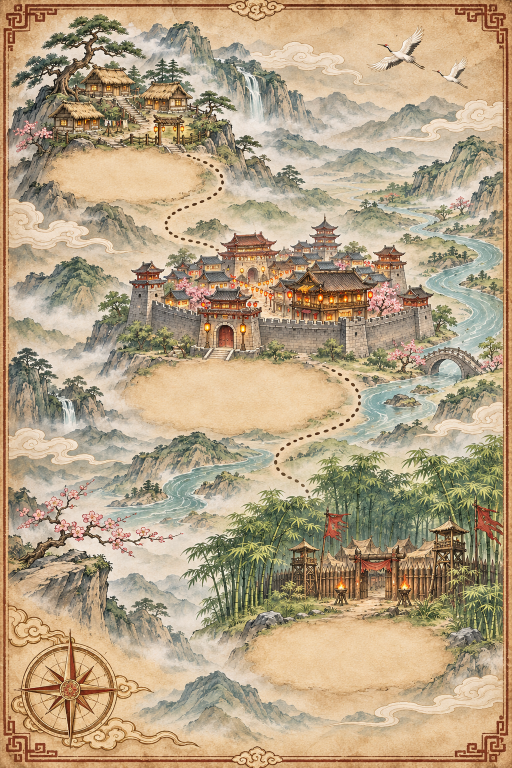
#> input picture art-src/world.png, 1024 x 1536 px, found by its file name (shown at 1/2 size)
$ python wm_gen.py
#> lines starting #> are read from the running program, lines starting #| are printed output that depends on the picture; after the words box and inside, x2 and y2 are one past the last pixel; in counts of white or black regions, pixels touching at a corner belong together
import subprocess, numpy as np, cv2, os
from PIL import Image
CW,CH=2300,2300; KX,KY=638,380
old=Image.open('world.png').convert('RGB'); print(old.size)
#> further down, old is the input picture: PIL image 1024x1536 RGB; mean R, G, B 181.7, 162, 132.5
canvas=np.full((CH,CW,3),(205,205,205),np.uint8); known=np.zeros((CH,CW),bool)
o=np.asarray(old); canvas[KY:KY+o.shape[0],KX:KX+o.shape[1]]=o
M=80; known[KY+M:KY+o.shape[0]-M,KX+M:KX+o.shape[1]-M]=True      # 去掉原图画框
# 三个空白椭圆标签位：检测后扩一圈，当成未知区域
im=cv2.cvtColor(o,cv2.COLOR_RGB2BGR); g=cv2.cvtColor(im,cv2.COLOR_BGR2GRAY).astype(np.float32)
mu=cv2.blur(g,(15,15)); sd=np.sqrt(np.maximum(cv2.blur(g*g,(15,15))-mu*mu,0))
b,gg,r=[im[...,i].astype(int) for i in range(3)]
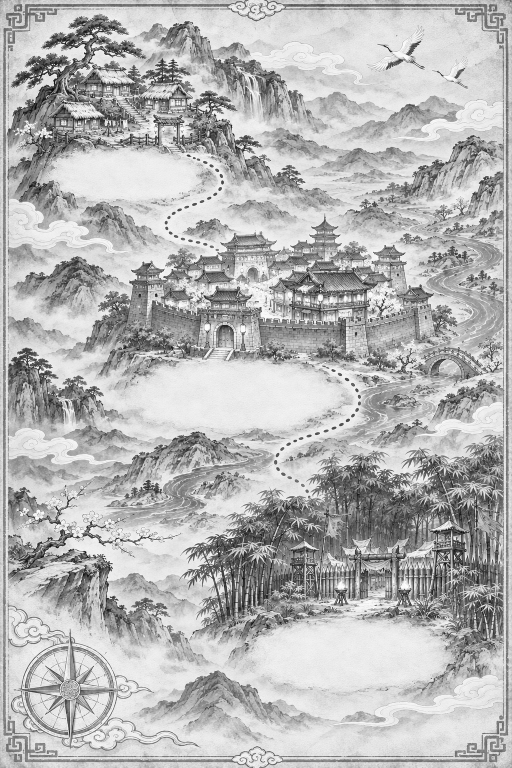
#> r: shape (1536, 1024) int64 (shown at 1/2 size); min 0, max 255, mean 181.7
bm=((sd<5)&(r>205)&(gg>180)&(b>120)&(b<190)&(r-b>35)).astype(np.uint8)
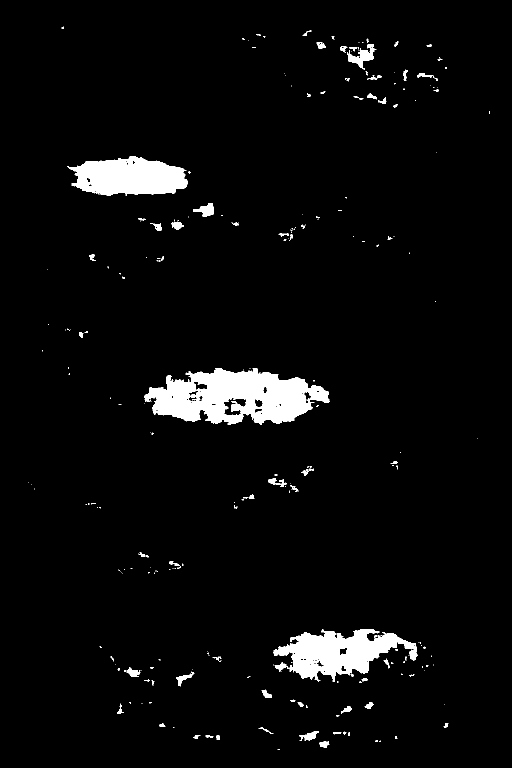
#> bm: shape (1536, 1024) (shown at 1/2 size); values 0 (black) and 1 (white), 4% white; 283 white regions (211 under 20 px), largest, box (x1, y1, x2, y2) and area: (289, 736, 659, 850) 25982, (547, 1259, 835, 1364) 15118, (135, 312, 376, 391) 13564
bm=cv2.morphologyEx(bm,cv2.MORPH_CLOSE,np.ones((9,9),np.uint8)); bm=cv2.morphologyEx(bm,cv2.MORPH_OPEN,np.ones((25,25),np.uint8))
#> after `bm = cv2.morphologyEx(bm, cv2.MORPH_CLOSE, np.ones((9, 9), np.uint8))`: bm: shape (1536, 1024); values 0 (black) and 1 (white), 4.4% white; 143 white regions (74 under 20 px), largest, box (x1, y1, x2, y2) and area: (289, 736, 659, 850) 28336, (547, 1259, 842, 1366) 16830, (135, 312, 381, 391) 13894
#> after `bm = cv2.morphologyEx(bm, cv2.MORPH_OPEN, np.ones((25, 25), np.uint8))`: bm: shape (1536, 1024); values 0 (black) and 1 (white), 3.3% white; 3 white regions, box (x1, y1, x2, y2) and area: (298, 742, 647, 843) 24870, (581, 1262, 794, 1355) 14036, (154, 315, 371, 390) 13502
n,lab,st,cen=cv2.connectedComponentsWithStats(bm); ov=np.zeros((CH,CW),np.uint8); cents=[]
#> after `n, lab, st, cen = cv2.connectedComponentsWithStats(bm)`:
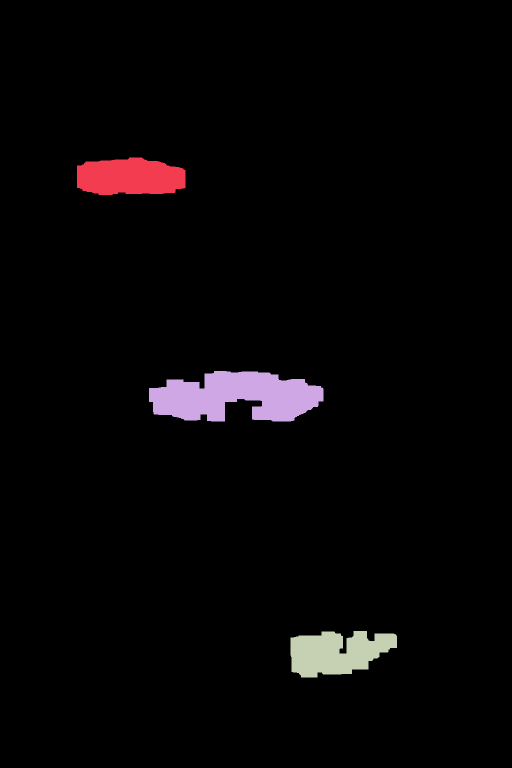
#> lab: shape (1536, 1024) int32 (shown at 1/2 size); 4 distinct labels, from 0 to 3; one colour per label, 0 black
#> after `n, lab, st, cen = cv2.connectedComponentsWithStats(bm)`: n = 4; st = [[0, 0, 1024, 1536, 1520456], [154, 315, 217, 75, 13502], [298, 742, 349, 101, 24870], [581, 1262, 213, 93, 14036]]; cen = [[512.9, 765.8], [259.3, 353.9], [472, 792.8], [673.4, 1305]]
for i in range(1,n):
    if st[i,4]>4000:
        m1=(lab==i).astype(np.uint8); m1=cv2.dilate(m1,cv2.getStructuringElement(cv2.MORPH_ELLIPSE,(61,61)))
        ov[KY:KY+m1.shape[0],KX:KX+m1.shape[1]]|=m1; cents.append((int(cen[i][0])+KX,int(cen[i][1])+KY))
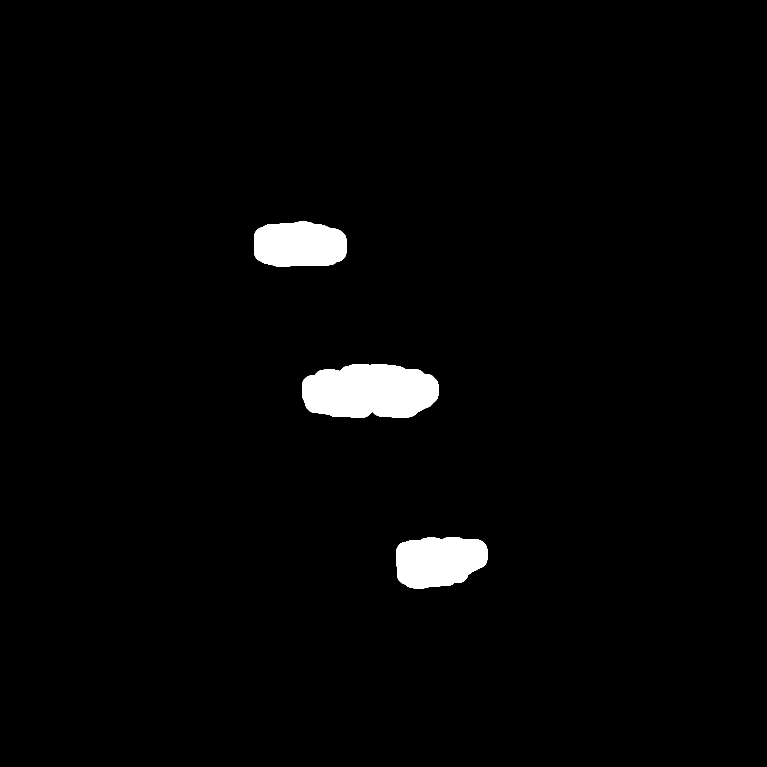
#> ov: shape (2300, 2300) (shown at 1/3 size); values 0 (black) and 1 (white), 2.3% white; 3 white regions, box (x1, y1, x2, y2) and area: (906, 1092, 1315, 1253) 54841, (1189, 1612, 1462, 1765) 34354, (762, 665, 1039, 800) 32248
#> after the loop, cents = [(897, 733), (1109, 1172), (1311, 1684)]
known&=(ov==0); print('ovals',cents,flush=True)
#> after `known &= ov == 0`:
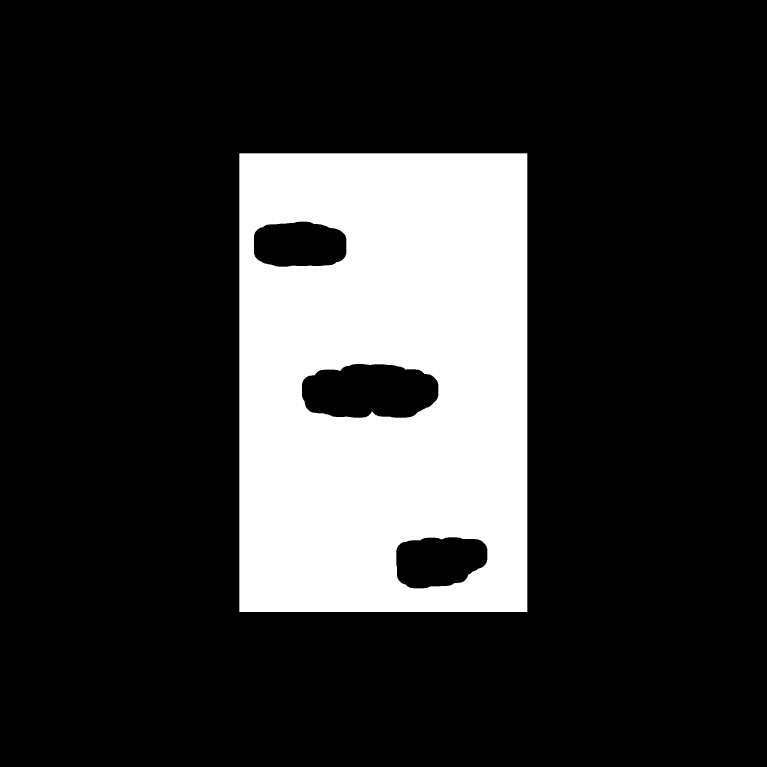
#> known: shape (2300, 2300) bool (shown at 1/3 size); 20.2% white; 1 white region, box (x1, y1, x2, y2) and area: (718, 460, 1582, 1836) 1067421
#| ovals [(897, 733), (1109, 1172), (1311, 1684)]
os.makedirs('wm',exist_ok=True)
BASE="""This image is part of one huge ancient Chinese ink-wash and watercolour world map painted on aged parchment (soft misty mountains, winding rivers bright turquoise-grey, bamboo and pine forests, small thatched hamlets, rocky cliffs, drifting clouds and mist, delicate brush linework, warm beige paper tones). The plain flat grey area is EMPTY: paint it by seamlessly CONTINUING the existing painting in exactly the same art style, colour palette, brush technique, scale of features and level of detail, so the join is invisible. Keep the existing painted part exactly unchanged. Roads or rivers that cross the boundary must continue naturally. The whole frame is filled with painted landscape seen from a high 3/4 bird's-eye view: no frame, no border, no text, no labels, no compass, no seal stamps, no people close-up. """
REG={
'L':"Content for the new area: the far west — layered misty mountain ranges, a tall waterfall, pine forest, a quiet mountain stream valley, a few distant pavilions on cliffs.",
'R':"Content for the new area: the far east — a broad river with a stone arch bridge, rocky peaks with a mountain pass, pine woods, terraced farmland and a distant cliff-top workshop with wooden machinery.",
'T':"Content for the new area: the far north — a high mountain range wrapped in clouds, deep misty gorges with waterfalls, ancient twisted trees and winding mountain paths.",
'B':"Content for the new area: the far south — dense bamboo and pine forests, rocky hills, a winding dirt road, wild grassland and a lake shore, a small hidden temple among bamboo.",
'TL':"Content for the new area: the north-west corner — snowy-tipped misty peaks, cloud sea, cliffs and tall pines.",
'TR':"Content for the new area: the north-east corner — rugged mountains with a sea of clouds, and a distant waterfall.",
'BL':"Content for the new area: the south-west corner — a bamboo grove on cliffs, a quiet pond, mossy rocks, pine trees.",
'BR':"Content for the new area: the south-east corner — green hills, a river meeting a lake, reed beds and a few boats, distant mountains."}
REG['O']="Content for the new area: paint natural scenery here — misty hills, a small pond or stream, pine trees, rocks and drifting mist, matching the surrounding landscape. Do not draw any plaque, frame or flat blank parchment patch."
OV=[]
for i,(cx,cy) in enumerate(cents):
    x=min(max(cx-724,0),CW-1448); y=min(max(cy-543,0),CH-1086); OV.append(('O%d'%i,x,y,1448,1086))
#> this loop made 3 passes
#> (cx, cy, x, y) on passes 1 to 3: (897, 733, 173, 190), (1109, 1172, 385, 629), (1311, 1684, 587, 1141)
#> after the loop, OV = [('O0', 173, 190, 1448, 1086), ('O1', 385, 629, 1448, 1086), ('O2', 587, 1141, 1448, 1086)]
W0=[('L',0,380,1086,1448),('R',1214,380,1086,1448),('T',426,0,1448,1086),('B',426,1214,1448,1086),
   ('TL',0,0,1448,1086),('TR',852,0,1448,1086),('BL',0,1214,1448,1086),('BR',852,1214,1448,1086)]
W=OV+W0
#> W = 11 items, first 6: ('O0', 173, 190, 1448, 1086), ('O1', 385, 629, 1448, 1086), ('O2', 587, 1141, 1448, 1086), ('L', 0, 380, 1086, 1448), ('R', 1214, 380, 1086, 1448), ('T', 426, 0, 1448, 1086)
for name,x,y,w,h in W:
    crop=canvas[y:y+h,x:x+w].copy(); km=known[y:y+h,x:x+w]; crop[~km]=(205,205,205)
#> after `km = known[y:y + h, x:x + w]`:
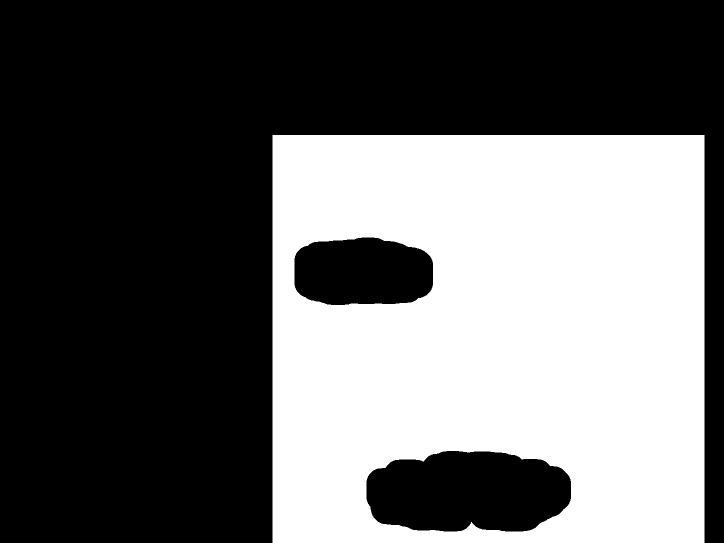
#> km: shape (1086, 1448) bool (shown at 1/2 size); 39.3% white; 1 white region, box (x1, y1, x2, y2) and area: (545, 270, 1409, 1086) 617935
#> after `crop[~km] = (205, 205, 205)`:
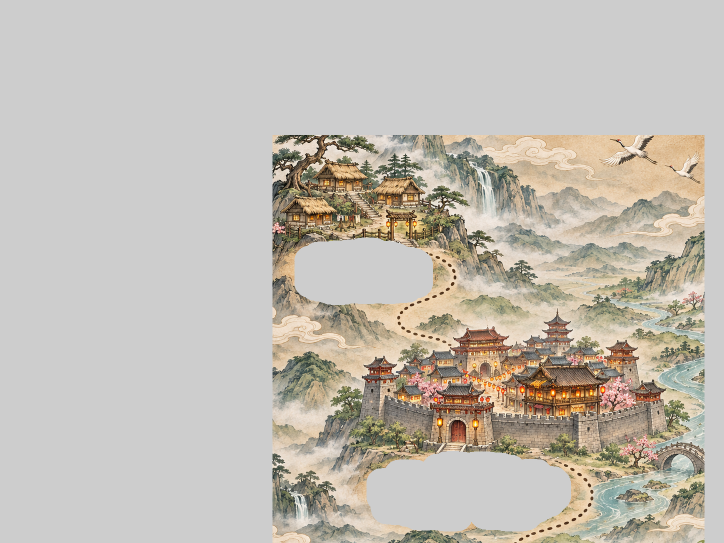
#> crop: shape (1086, 1448, 3) (shown at 1/2 size); mean R, G, B 194.2, 188.3, 179.1
    inp=f'wm/in_{name}.jpg'; Image.fromarray(crop).save(inp,quality=94)
#> after `inp = f'wm/in_{name}.jpg'`: inp = 'wm/in_O0.jpg'
    open(f'wm/p_{name}.txt','w').write(BASE+REG[name[0] if name[0]=='O' else name])
    size='2048x1536' if w>h else '1536x2048'
#> size = '2048x1536'
    for a in range(3):
        r=subprocess.run(['python3','/root/opt/gpt-image/gpt_image.py','edit','-i',inp,'--prompt-file',f'wm/p_{name}.txt','-o',f'wm/out_{name}.png','--size',size,'--quality','high'],stdout=open(f'wm/out_{name}.log','w'),stderr=subprocess.STDOUT)
        if r.returncode==0 and os.path.exists(f'wm/out_{name}.png'): break
#> (the run stopped early here; a loop or call above may not have finished)
